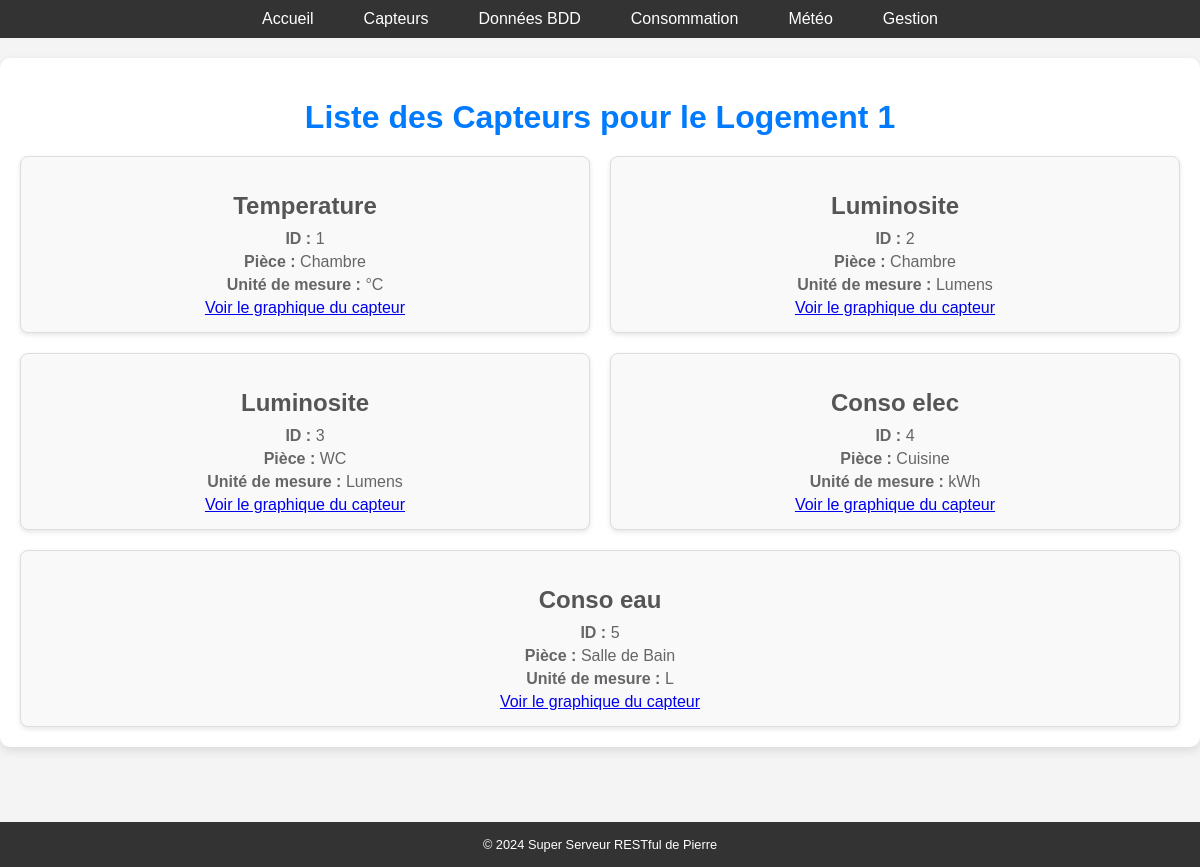
Before: /capteur/LOG001 with the older database file.
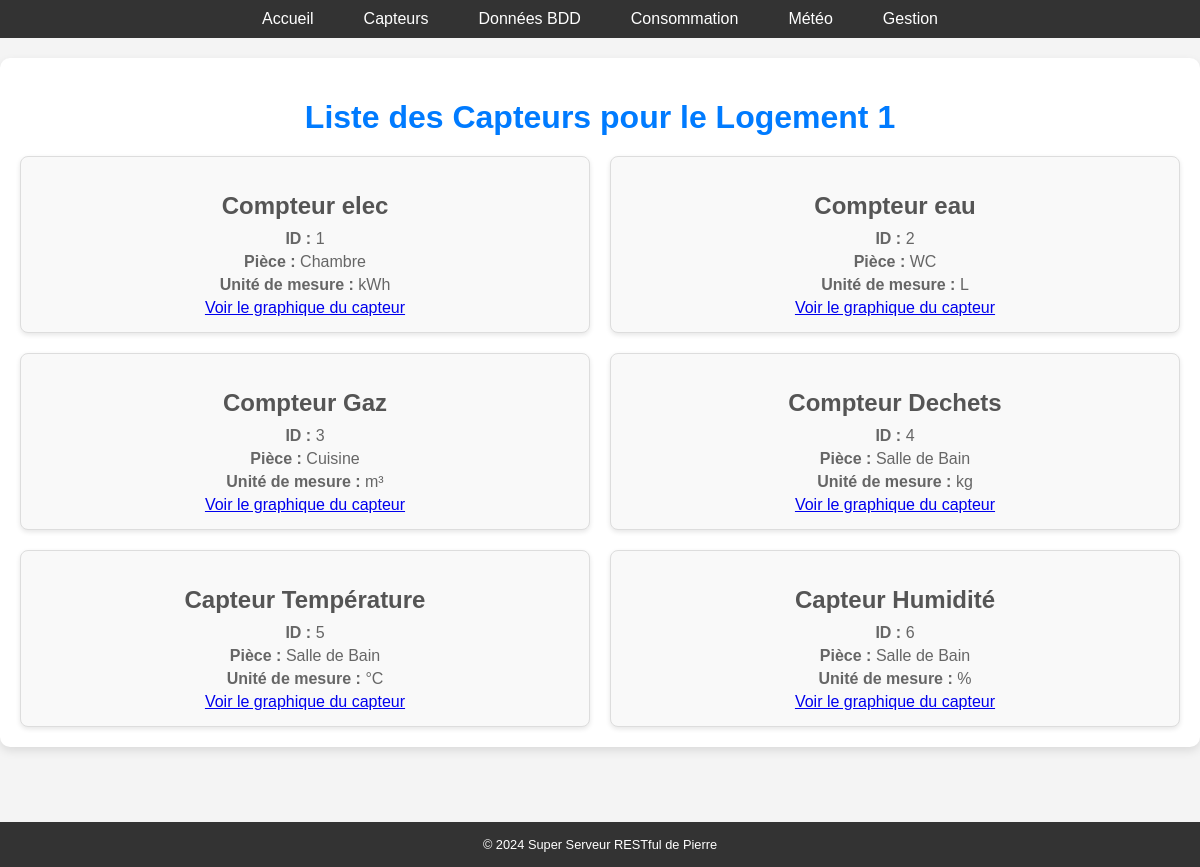
After: the same page with the newer database file.
### tables this page shows
CREATE TABLE Capteur_Actionneur (
    CAPTEUR_ID INTEGER PRIMARY KEY AUTOINCREMENT,
    TYPE_ID INTEGER,
    reference_commerciale TEXT,
    PIECE_ID INTEGER,
    --port_communication TEXT,
    date_insertion TIMESTAMP DEFAULT CURRENT_TIMESTAMP,
    FOREIGN KEY (TYPE_ID) REFERENCES Type_Capteur_Actionneur(TYPE_ID),
    FOREIGN KEY (PIECE_ID) REFERENCES Piece(PIECE_ID)
);

CREATE TABLE Type_Capteur_Actionneur (
    TYPE_ID INTEGER PRIMARY KEY AUTOINCREMENT,
    nom TEXT,
    unite_mesure TEXT,
    plage_precision TEXT
);

CREATE TABLE Piece (
    PIECE_ID INTEGER PRIMARY KEY AUTOINCREMENT,
    nom TEXT,
    coordonnee_x INTEGER,
    coordonnee_y INTEGER,
    coordonnee_z INTEGER,
    LOGEMENT_ID TEXT,
    FOREIGN KEY (LOGEMENT_ID) REFERENCES Logement(LOGEMENT_ID)
);

### serveur_restfull_site_3_8.py (the view)
@app.route('/capteur/<logement_id>')
def capteurs(logement_id):
    try:
        conn = get_db_connection()
        cursor = conn.cursor()
        cursor.execute("""
            SELECT
                ca.CAPTEUR_ID AS id,
                tc.nom AS nom_capteur,
                tc.unite_mesure AS unite_mesure,
                p.nom AS nom_piece
            FROM
                Capteur_Actionneur ca
            INNER JOIN
                Type_Capteur_Actionneur tc ON ca.TYPE_ID = tc.TYPE_ID
            INNER JOIN
                Piece p ON ca.PIECE_ID = p.PIECE_ID
            WHERE
                p.LOGEMENT_ID = ?;
        """, (logement_id,))
        capteurs = cursor.fetchall()
        conn.close()
        capteurs_data = [
            {
                "id": row["id"],  # ID du capteur
                "nom_capteur": row["nom_capteur"],  # Nom du capteur
                "unite_mesure": row["unite_mesure"],  # Unité de mesure
                "nom_piece": row["nom_piece"],  # Pièce associée
            }
            for row in capteurs
        ]
        return render_template('capteurs.html', capteurs=capteurs_data)
    except Exception as e:
        return jsonify({'error': str(e)}), 500

### serveur_restfull_site_3_8.py (called while the page is built)
def get_db_connection():
    conn = sqlite3.connect('bdd_essai1.db')
    conn.row_factory = sqlite3.Row  # Permet de transformer les résultats en dictionnaires
    return conn

### templates/capteurs.html (shortened to what this page needs)
{% extends 'base.html' %}
{% block content %}
<div class="sensor-container">
    <h1>Liste des Capteurs pour le Logement 1</h1>
    <div class="sensor-list">
        {% for capteur in capteurs %}
        <div class="sensor-item">
            <h2>{{ capteur.nom_capteur }}</h2>
            <p><strong>ID :</strong> {{ capteur.id }}</p>
            <p><strong>Pièce :</strong> {{ capteur.nom_piece }}</p>
            <p><strong>Unité de mesure :</strong> {{ capteur.unite_mesure }}</p>
            <a href="/graphique_capteur/{{ capteur.id }}">Voir le graphique du capteur </a>
        </div>
        {% endfor %}
    </div>
</div>
{% endblock %}

### templates/base.html (shortened to what this page needs)
<!DOCTYPE html>
<html lang="en">
<head>
    <link rel="stylesheet" href="/static/styles.css">
</head>
<body>
    <header>
        <nav>
            <ul class="nav-links">
                <li><a href="/">Accueil</a></li>
                <li><a href="/capteur/LOG001">Capteurs</a></li>
                <li><a href="/données_bdd">Données BDD</a></li>
                <li><a href="/consommation/LOG001">Consommation</a></li>
                <li><a href="/meteo/rueil-malmaison">Météo</a></li>
                <li><a href="/gestion/LOG001">Gestion</a></li>
            </ul>
        </nav>
    </header>
    <main>
        {% block content %}{% endblock %}
    </main>
    <footer>
        <p>© 2024 Super Serveur RESTful de Pierre</p>
    </footer>
</body>
</html>

### static/styles.css (style rules this page uses)
body { font-family: Arial, sans-serif; margin: 0; padding: 0; background-color: #f4f4f4; box-sizing: border-box; }
h1, h2 { text-align: center; color: #333; }
header { width: 100%; background-color: #333; padding: 10px; box-sizing: border-box; }
.nav-links { list-style: none; display: flex; justify-content: center; padding: 0; margin: 0; width: 100%; }
.nav-links li { margin: 0 15px; }
.nav-links a { text-decoration: none; color: white; padding: 5px 10px; transition: background-color 0.3s ease; }
footer { background-color: #333; color: white; text-align: center; padding: 2px 0; font-size: 0.8rem; position: fixed; bottom: 0; width: 100%; display: flex; align-items: center; justify-content: center; }
main, .container { padding-bottom: 60px; }
.sensor-container { max-width: 1200px; margin: 20px auto; padding: 20px; background: #fff; box-shadow: 0 4px 10px rgba(0, 0, 0, 0.1); border-radius: 10px; color: #333; font-family: Arial, sans-serif; margin-bottom: 60px; }
.sensor-container h1 { text-align: center; margin-bottom: 20px; font-size: 2rem; color: #007BFF; }
.sensor-list { display: flex; flex-wrap: wrap; gap: 20px; justify-content: center; }
.sensor-item { flex: 1 1 calc(33.333% - 20px); background: #f9f9f9; border: 1px solid #ddd; border-radius: 8px; padding: 15px; box-shadow: 0 2px 5px rgba(0, 0, 0, 0.1); text-align: center; }
.sensor-item h2 { margin-bottom: 10px; font-size: 1.5rem; color: #555; }
.sensor-item p { margin: 5px 0; font-size: 1rem; color: #666; }

Changed rows visible on the page:
changed Capteur_Actionneur "Chambre": nom_capteur "Temperature" → "Compteur elec"; unite_mesure "°C" → "kWh"
changed Capteur_Actionneur id 2: nom_capteur "Luminosite" → "Compteur eau"; nom_piece "Chambre" → "WC"; unite_mesure "Lumens" → "L"
changed Capteur_Actionneur id 3: nom_capteur "Luminosite" → "Compteur Gaz"; nom_piece "WC" → "Cuisine"; unite_mesure "Lumens" → "m³"
changed Capteur_Actionneur id 4: nom_capteur "Conso elec" → "Compteur Dechets"; nom_piece "Cuisine" → "Salle de Bain"; unite_mesure "kWh" → "kg"
changed Capteur_Actionneur id 5: nom_capteur "Conso eau" → "Capteur Température"; unite_mesure "L" → "°C"
added Capteur_Actionneur: nom_capteur "Capteur Humidité", id "6", nom_piece "Salle de Bain", unite_mesure "%"
